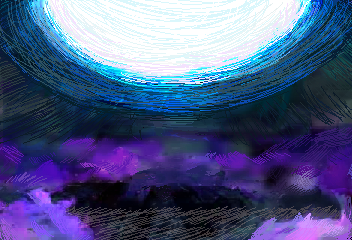

Tiled map render using the project's own tile images. Description and the whole map definition, tile-layer contents included, below:
An orthogonal 22x15 tile map with 16x16 px tiles, 4 tile layers (Back, Buildings, Front, Paths), 2 tilesets.

<map version="1.2" tiledversion="1.3.3" orientation="orthogonal" renderorder="right-down" width="22" height="15" tilewidth="16" tileheight="16" infinite="0" nextlayerid="9" nextobjectid="1">
 <tileset firstgid="1" name="GoldenEyes" tilewidth="16" tileheight="16" tilecount="330" columns="22">
  <image source="z_GoldenEyes.png" width="356" height="240" />
 </tileset>
 <tileset firstgid="331" name="UwahPortal" tilewidth="16" tileheight="16" tilecount="330" columns="22">
  <image source="z_UwahPortal.png" width="356" height="240" />
 </tileset>
 <layer id="1" name="Back" width="22" height="15">
  <data encoding="csv">
331,332,333,334,335,336,337,338,339,340,341,342,343,344,345,346,347,348,349,350,351,352,
353,354,355,356,357,358,359,360,361,362,363,364,365,366,367,368,369,370,371,372,373,374,
375,376,377,378,379,380,381,382,383,384,385,386,387,388,389,390,391,392,393,394,395,396,
397,398,399,400,401,402,403,404,405,406,407,408,409,410,411,412,413,414,415,416,417,418,
419,420,421,422,423,424,425,426,427,428,429,430,431,432,433,434,435,436,437,438,439,440,
441,442,443,444,445,446,447,448,449,450,451,452,453,454,455,456,457,458,459,460,461,462,
463,464,465,466,467,468,469,470,471,472,473,474,475,476,477,478,479,480,481,482,483,484,
485,486,487,488,489,490,491,492,493,494,495,496,497,498,499,500,501,502,503,504,505,506,
507,508,509,510,511,512,513,514,515,516,517,518,519,520,521,522,523,524,525,526,527,528,
529,530,531,532,533,534,535,536,537,538,539,540,541,542,543,544,545,546,547,548,549,550,
551,552,553,554,555,556,557,558,559,560,561,562,563,564,565,566,567,568,569,570,571,572,
573,574,575,576,577,578,579,580,581,582,583,584,585,586,587,588,589,590,591,592,593,594,
595,596,597,598,599,600,601,602,603,604,605,606,607,608,609,610,611,612,613,614,615,616,
617,618,619,620,621,622,623,624,625,626,627,628,629,630,631,632,633,634,635,636,637,638,
639,640,641,642,643,644,645,646,647,648,649,650,651,652,653,654,655,656,657,658,659,660
</data>
 </layer>
 <objectgroup id="2" name="Back" />
 <layer id="3" name="Buildings" width="22" height="15">
  <data encoding="csv">
0,0,0,0,0,0,0,0,0,0,0,0,0,0,0,0,0,0,0,0,0,0,
0,0,0,0,0,0,0,0,0,0,0,0,0,0,0,0,0,0,0,0,0,0,
0,0,0,0,0,0,0,0,0,0,0,0,0,0,0,0,0,0,0,0,0,0,
0,0,0,0,0,0,0,0,0,0,0,0,0,0,0,0,0,0,0,0,0,0,
0,0,0,0,0,0,0,0,0,0,0,0,0,0,0,0,0,0,0,0,0,0,
0,0,0,0,0,0,0,0,0,0,0,0,0,0,0,0,0,0,0,0,0,0,
0,0,0,0,0,0,0,0,0,0,0,0,0,0,0,0,0,0,0,0,0,0,
0,0,0,0,0,0,0,0,0,0,0,0,0,0,0,0,0,0,0,0,0,0,
0,0,0,0,0,0,0,0,0,0,0,0,0,0,0,0,0,0,0,0,0,0,
0,0,0,0,0,0,0,0,0,0,0,0,0,0,0,0,0,0,0,0,0,0,
0,0,0,0,0,0,0,0,0,0,0,0,0,0,0,0,0,0,0,0,0,0,
0,0,0,0,0,0,0,0,0,0,0,0,0,0,0,0,0,0,0,0,0,0,
0,0,0,0,0,0,0,0,0,0,0,0,0,0,0,0,0,0,0,0,0,0,
0,0,0,0,0,0,0,0,0,0,0,0,0,0,0,0,0,0,0,0,0,0,
0,0,0,0,0,0,0,0,0,0,0,0,0,0,0,0,0,0,0,0,0,0
</data>
 </layer>
 <objectgroup id="4" name="Buildings" />
 <layer id="5" name="Front" width="22" height="15">
  <data encoding="csv">
0,0,0,0,0,0,0,0,0,0,0,0,0,0,0,0,0,0,0,0,0,0,
0,0,0,0,0,0,0,0,0,0,0,0,0,0,0,0,0,0,0,0,0,0,
0,0,0,0,0,0,0,0,0,0,0,0,0,0,0,0,0,0,0,0,0,0,
0,0,0,0,0,0,0,0,0,0,0,0,0,0,0,0,0,0,0,0,0,0,
0,0,0,0,0,0,0,0,0,0,0,0,0,0,0,0,0,0,0,0,0,0,
0,0,0,0,0,0,0,0,0,0,0,0,0,0,0,0,0,0,0,0,0,0,
0,0,0,0,0,0,0,0,0,0,0,0,0,0,0,0,0,0,0,0,0,0,
0,0,0,0,0,0,0,0,0,0,0,0,0,0,0,0,0,0,0,0,0,0,
0,0,0,0,0,0,0,0,0,0,0,0,0,0,0,0,0,0,0,0,0,0,
0,0,0,0,0,0,0,0,0,0,0,0,0,0,0,0,0,0,0,0,0,0,
0,0,0,0,0,0,0,0,0,0,0,0,0,0,0,0,0,0,0,0,0,0,
0,0,0,0,0,0,0,0,0,0,0,0,0,0,0,0,0,0,0,0,0,0,
0,0,0,0,0,0,0,0,0,0,0,0,0,0,0,0,0,0,0,0,0,0,
0,0,0,0,0,0,0,0,0,0,0,0,0,0,0,0,0,0,0,0,0,0,
0,0,0,0,0,0,0,0,0,0,0,0,0,0,0,0,0,0,0,0,0,0
</data>
 </layer>
 <objectgroup id="6" name="Front" />
 <layer id="7" name="Paths" width="22" height="15">
  <data encoding="csv">
0,0,0,0,0,0,0,0,0,0,0,0,0,0,0,0,0,0,0,0,0,0,
0,0,0,0,0,0,0,0,0,0,0,0,0,0,0,0,0,0,0,0,0,0,
0,0,0,0,0,0,0,0,0,0,0,0,0,0,0,0,0,0,0,0,0,0,
0,0,0,0,0,0,0,0,0,0,0,0,0,0,0,0,0,0,0,0,0,0,
0,0,0,0,0,0,0,0,0,0,0,0,0,0,0,0,0,0,0,0,0,0,
0,0,0,0,0,0,0,0,0,0,0,0,0,0,0,0,0,0,0,0,0,0,
0,0,0,0,0,0,0,0,0,0,0,0,0,0,0,0,0,0,0,0,0,0,
0,0,0,0,0,0,0,0,0,0,0,0,0,0,0,0,0,0,0,0,0,0,
0,0,0,0,0,0,0,0,0,0,0,0,0,0,0,0,0,0,0,0,0,0,
0,0,0,0,0,0,0,0,0,0,0,0,0,0,0,0,0,0,0,0,0,0,
0,0,0,0,0,0,0,0,0,0,0,0,0,0,0,0,0,0,0,0,0,0,
0,0,0,0,0,0,0,0,0,0,0,0,0,0,0,0,0,0,0,0,0,0,
0,0,0,0,0,0,0,0,0,0,0,0,0,0,0,0,0,0,0,0,0,0,
0,0,0,0,0,0,0,0,0,0,0,0,0,0,0,0,0,0,0,0,0,0,
0,0,0,0,0,0,0,0,0,0,0,0,0,0,0,0,0,0,0,0,0,0
</data>
 </layer>
 <objectgroup id="8" name="Paths" />
</map>
